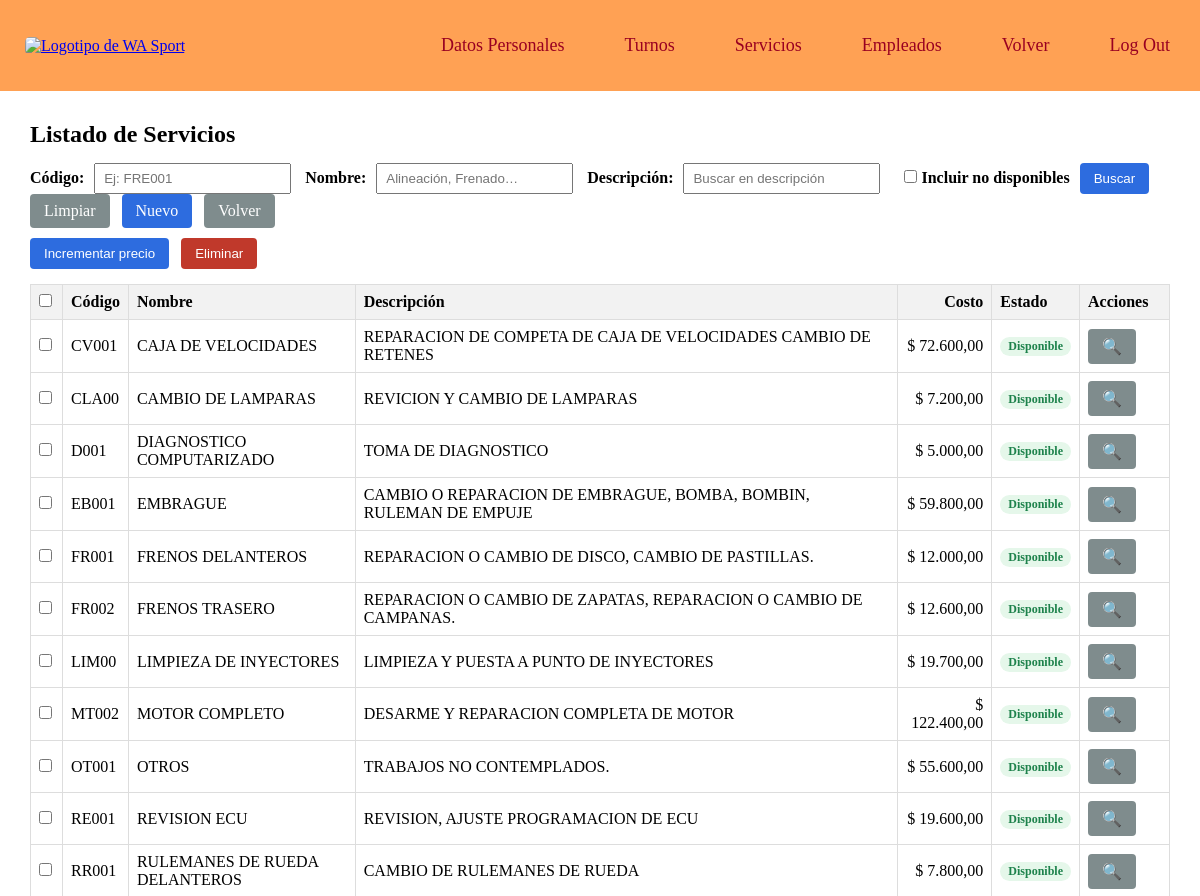
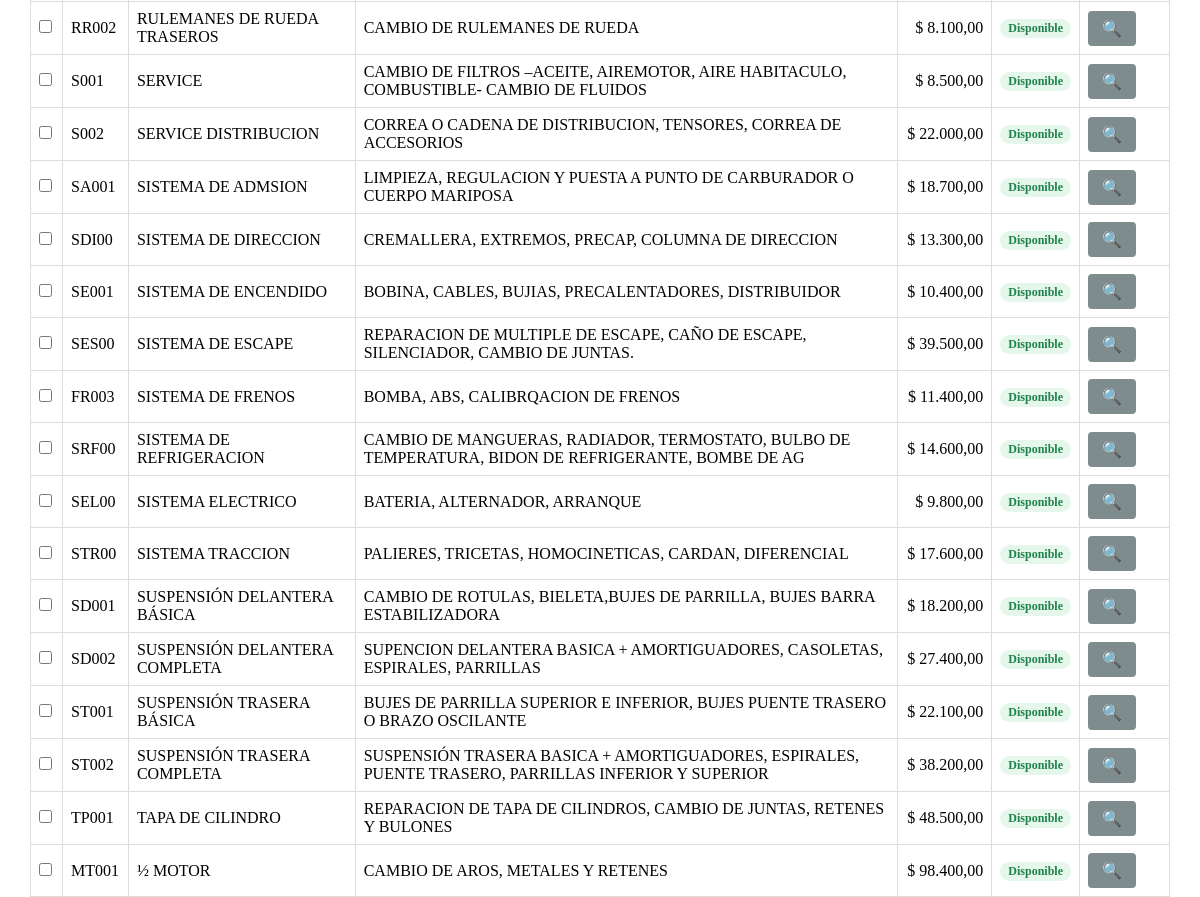
The page /servicios_edicion.php (signed in) on the database as committed earlier (2 pictures, top to bottom).
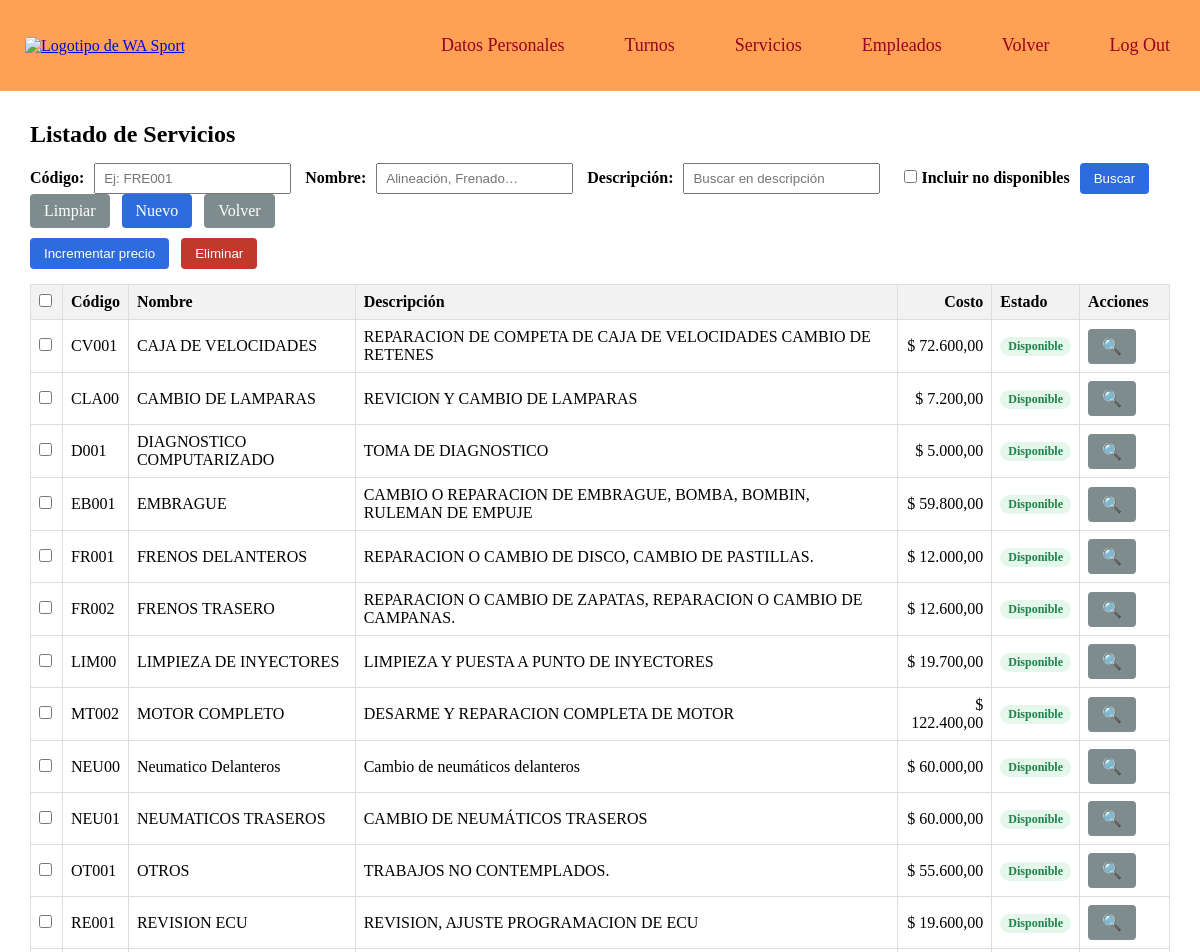
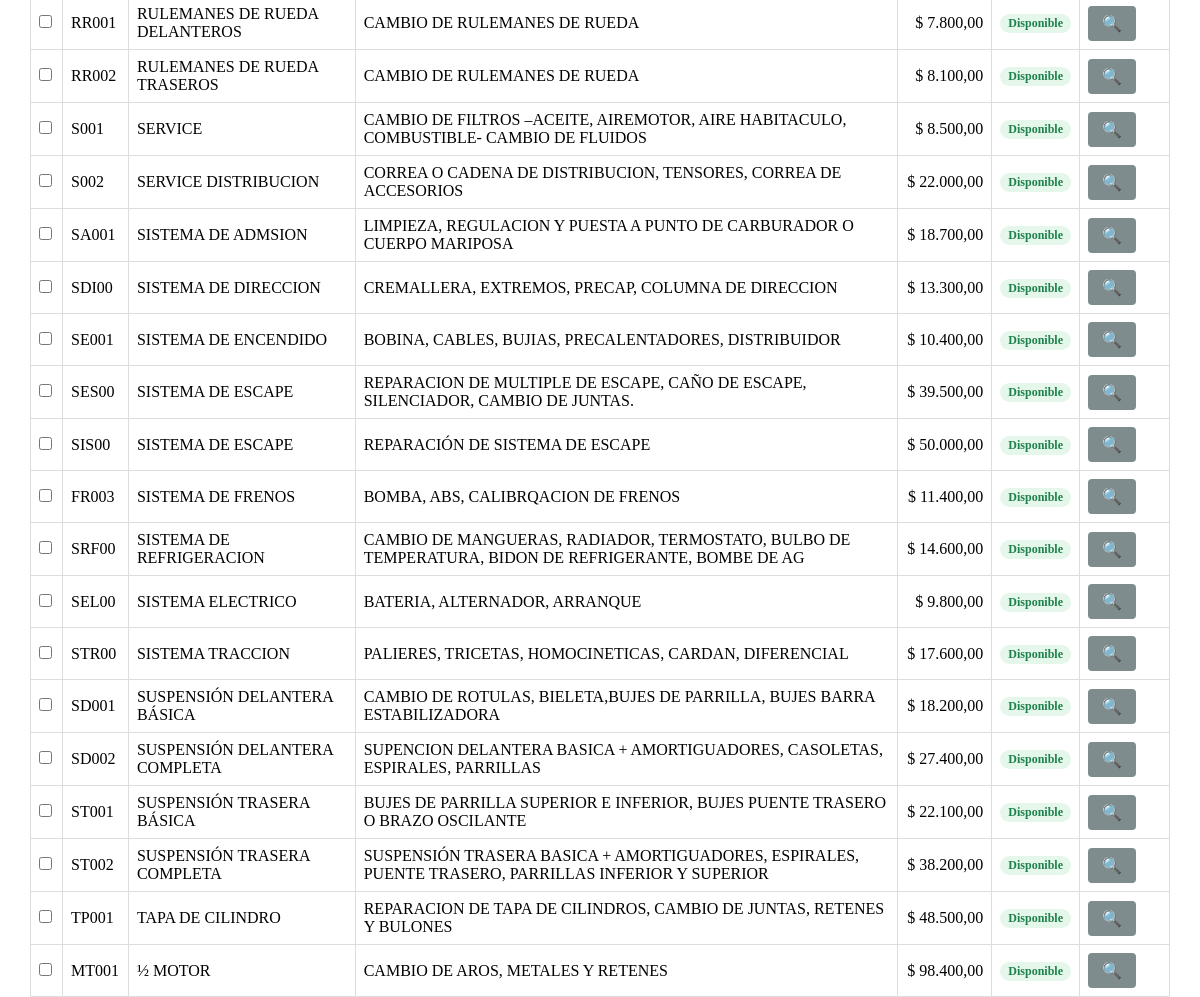
The same page on the database as committed later (2 pictures, top to bottom).
### tables this page shows
CREATE TABLE `servicios` (
  `servicio_codigo` varchar(5) NOT NULL,
  `servicio_nombre` varchar(35) NOT NULL,
  `servicio_descripcion` varchar(100) NOT NULL,
  `servicio_costo` decimal(8,2) NOT NULL,
  `servicio_disponible` tinyint(1) NOT NULL DEFAULT 1
);

### servicios_edicion.php (the view, shortened to what this page needs)
<?php
require_once 'conexion_base.php';
function e($s){ return htmlspecialchars((string)$s, ENT_QUOTES, 'UTF-8'); }
function nfmt($n){ return number_format((float)$n, 2, ',', '.'); }
$svc_codigo  = isset($_GET['svc_codigo'])  ? trim($_GET['svc_codigo'])  : '';
$svc_nombre  = isset($_GET['svc_nombre'])  ? trim($_GET['svc_nombre'])  : '';
$svc_desc    = isset($_GET['svc_desc'])    ? trim($_GET['svc_desc'])    : '';
$incl_nd     = isset($_GET['incluir_no_disponibles']) ? 1 : 0;
function filtros_qs($svc_codigo,$svc_nombre,$svc_desc,$incl_nd){
    $arr = ['svc_codigo'=>$svc_codigo,'svc_nombre'=>$svc_nombre,'svc_desc'=>$svc_desc];
    return http_build_query($arr);
}
$current_qs = filtros_qs($svc_codigo,$svc_nombre,$svc_desc,$incl_nd);
$where=[]; $params=[];
if (!$incl_nd) { $where[] = "servicio_disponible = 1"; }
$sql = "SELECT servicio_codigo, servicio_nombre, servicio_descripcion, servicio_costo, servicio_disponible
          FROM servicios";
if ($where) $sql .= " WHERE ".implode(' AND ',$where);
$sql .= " ORDER BY servicio_nombre ASC, servicio_codigo ASC";
$st = $conexion->prepare($sql);
$st->execute($params);
$servicios = $st->fetchAll(PDO::FETCH_ASSOC);
?>
<!DOCTYPE html>
<html lang="es">
<head>
</head>
<body>
    <?php include("nav_gerente.php"); ?>
<div class="container">
    <div class="topbar">
        <h2>Listado de Servicios</h2>
    </div>
    <form method="get" class="buscador" action="servicios_edicion.php">
        <label for="svc_codigo">Código:</label>
        <input type="text" id="svc_codigo" name="svc_codigo" value="<?= e($svc_codigo) ?>" placeholder="Ej: FRE001">
        <label for="svc_nombre">Nombre:</label>
        <input type="text" id="svc_nombre" name="svc_nombre" value="<?= e($svc_nombre) ?>" placeholder="Alineación, Frenado…">
        <label for="svc_desc">Descripción:</label>
        <input type="text" id="svc_desc" name="svc_desc" value="<?= e($svc_desc) ?>" placeholder="Buscar en descripción">
        <label style="margin-left:10px;">
            <input type="checkbox" name="incluir_no_disponibles" value="1" <?= $incl_nd ? 'checked' : '' ?>>
            Incluir no disponibles
        </label>
        <button class="btn btn-primario" type="submit" name="buscar">Buscar</button>
        <a class="btn btn-neutro" href="servicios_edicion.php">Limpiar</a>
        <a class="btn btn-primario" href="servicios_edicion.php?<?= e($current_qs) ?>&nuevo=1">Nuevo</a>
        <a class="btn btn-neutro" href="gerente.php">Volver</a>
    </form>
    <form id="formServicios" method="post" action="servicios_edicion.php?<?= e($current_qs) ?>">
        <div class="acciones" style="margin:10px 0 15px;">
            <button class="btn btn-primario" name="accion" value="incrementar">Incrementar precio</button>
            <button class="btn btn-peligro"  name="accion" value="eliminar">Eliminar</button>
        </div>
        <table class="tabla">
            <thead>
            <tr>
                <th style="width:32px;">
                    <input type="checkbox" id="check_all"
                        onclick="document.querySelectorAll('.check_row').forEach(c=>c.checked=this.checked);">
                </th>
                <th>Código</th>
                <th>Nombre</th>
                <th>Descripción</th>
                <th style="text-align:right;">Costo</th>
                <th>Estado</th>
                <th style="width:90px;">Acciones</th>
            </tr>
            </thead>
            <tbody>
            <?php if (!$servicios): ?>
                <tr><td colspan="7">No se encontraron servicios con los filtros aplicados.</td></tr>
            <?php else: ?>
                <?php foreach ($servicios as $s): ?>
                    <?php
                        $noDisp = (int)$s['servicio_disponible'] === 0;
                        $rowClass = $noDisp ? 'fila-nd' : '';
                        $estadoTxt = $noDisp ? 'No disponible' : 'Disponible';
                        $estadoCls = $noDisp ? 'nodisp' : 'disp';
                        $verUrl = "servicios_edicion.php?ver=".urlencode($s['servicio_codigo'])."&".$current_qs;
                    ?>
                    <tr class="<?= $rowClass ?>">
                        <td><input class="check_row" type="checkbox" name="ids[]" value="<?= e($s['servicio_codigo']) ?>"></td>
                        <td><?= e($s['servicio_codigo']) ?></td>
                        <td><?= e($s['servicio_nombre']) ?></td>
                        <td><?= e($s['servicio_descripcion']) ?></td>
                        <td style="text-align:right;">$ <?= nfmt($s['servicio_costo']) ?></td>
                        <td><span class="estado-tag <?= $estadoCls ?>"><?= $estadoTxt ?></span></td>
                        <td><a class="btn btn-neutro" href="<?= e($verUrl) ?>" title="Ver / Modificar">🔍</a></td>
                    </tr>
                <?php endforeach; ?>
            <?php endif; ?>
            </tbody>
        </table>
    </form>
</div>
</body>
</html>

### nav_gerente.php (shortened to what this page needs)
<!DOCTYPE html>
<html lang="en">
<head>
    <link rel="stylesheet" href="estilopagina.css?v=<?= time() ?>">
</head>
<body>
    <header class="nav_gerente">
        <div class="gerente_navegador">
            <a  href="http://localhost/tallermecanico/inicio.php">
                <img class="login" src="iconos/WA_Sport.jpg" alt="Logotipo de WA Sport" >
            </a>
            <div class="botonera_gerente">
                <a class="nav" href="http://localhost/tallermecanico/modificacion_gerente.php" >Datos Personales</a>
                <a class="nav" href="http://localhost/tallermecanico/turnos_gerente.php" >Turnos</a>
                <a class="nav" href="http://localhost/tallermecanico/servicios_edicion.php" >Servicios</a>
                <a class="nav" href="http://localhost/tallermecanico/empleados.php" >Empleados</a>
                <a class="nav" href="http://localhost/tallermecanico/gerente.php">Volver </a>
                <a class="nav" href="http://localhost/tallermecanico/logout.php">Log Out</a>
            </div>
        </div>
    </header>
</body>
</html>

### estilopagina.css (style rules this page uses)
* { margin: 0; padding: 0; box-sizing: border-box; }
html, body { width: 100%; height: 100%; }
.login { width: 110px; margin: 15px; border-radius: 5px; }
.nav { font-family: 'Big_Shoulders_ExtraBold'; font-size: large; text-decoration: none; color: rgb(153, 0 , 33); margin-right: 20px;; }
.nav_gerente { width: 100%; height: 91px; padding: 10px; background-color: rgb(255, 161, 84); display: flex; align-items: center; justify-content: space-between; }
.gerente_navegador { display: flex; flex-wrap: nowrap; justify-content: space-between; align-items: center; width: 100%; }
.botonera_gerente { display: flex; gap: 40px; margin-left: auto; align-items: center; }

### servicios_edicion.php (style rules this page uses)
.container { width:95%; margin:20px auto; }
h2 { margin: 10px 0 15px; }
.buscador label { margin-right:6px; font-weight:600; }
.buscador input[type="text"] { padding:6px 8px; margin-right:10px; min-width:180px; }
.btn { display:inline-block; padding:8px 14px; margin-right:8px; border:none; border-radius:4px; cursor:pointer; text-decoration:none; }
.btn-primario { background:#2d6cdf; color:#fff; }
.btn-peligro { background:#c0392b; color:#fff; }
.btn-neutro { background:#7f8c8d; color:#fff; }
.topbar { display:flex; align-items:center; justify-content:space-between; flex-wrap:wrap; gap:8px; }
.tabla { width:100%; border-collapse:collapse; margin-top:10px; background:#fff; }
.tabla th, .tabla td { border:1px solid #ddd; padding:8px; text-align:left; vertical-align:middle; }
.tabla th { background:#f2f2f2; }
.estado-tag { display:inline-block; padding:2px 8px; border-radius:12px; font-size:12px; font-weight:600; }
.disp { background:#e5f7ea; color:#1e824c; }

Rows that differ between the two databases and show on the page:
added servicios: servicio_codigo "NEU00", servicio_nombre "Neumatico Delanteros", servicio_descripcion "Cambio de neumáticos delanteros", servicio_costo "60.000,00", servicio_disponible "Disponible"
added servicios: servicio_codigo "NEU01", servicio_nombre "NEUMATICOS TRASEROS", servicio_descripcion "CAMBIO DE NEUMÁTICOS TRASEROS", servicio_costo "60.000,00", servicio_disponible "Disponible"
added servicios: servicio_codigo "SIS00", servicio_nombre "SISTEMA DE ESCAPE", servicio_descripcion "REPARACIÓN DE SISTEMA DE ESCAPE", servicio_costo "50.000,00", servicio_disponible "Disponible"
